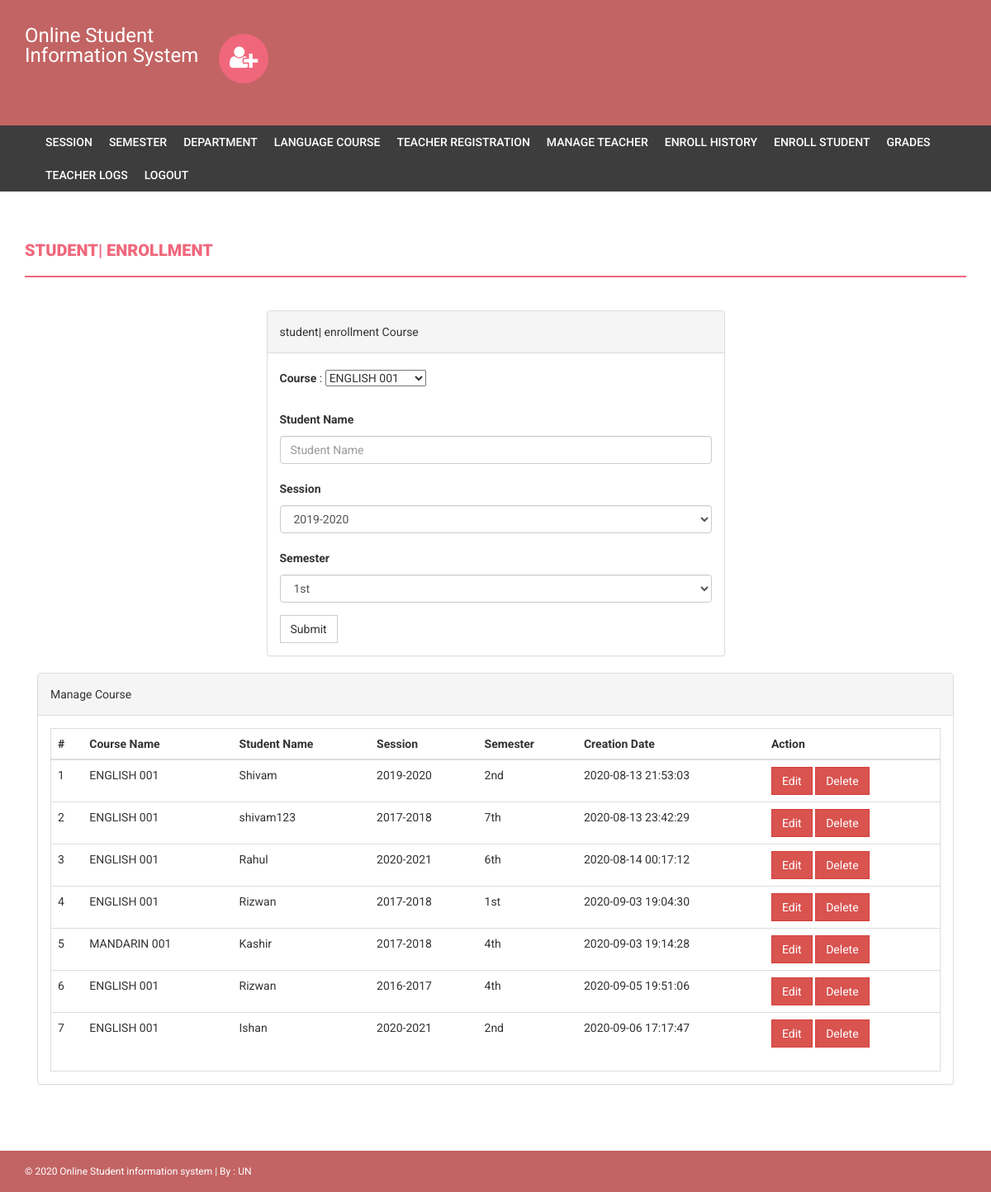
/admin/admincourse.php (signed in), run on the app's committed database.
### tables this page shows
CREATE TABLE `student` (
  `id` int(11) NOT NULL,
  `courseCode` varchar(255) DEFAULT NULL,
  `courseName` varchar(255) DEFAULT NULL,
  `sessionName` varchar(255) DEFAULT NULL,
  `semesterName` varchar(100) NOT NULL,
  `noofSeats` int(11) DEFAULT NULL,
  `creationDate` timestamp NULL DEFAULT current_timestamp(),
  `updationDate` varchar(255) DEFAULT NULL
);

### admin/admincourse.php (the view, shortened to what this page needs)
<?php
if(strlen($_SESSION['alogin'])==0)
    {
header('location:index.php');
}
else{
?>
<!DOCTYPE html>
<html xmlns="http://www.w3.org/1999/xhtml">
<head>
    <link href="assets/css/bootstrap.css" rel="stylesheet" />
    <link href="assets/css/font-awesome.css" rel="stylesheet" />
    <link href="assets/css/style.css" rel="stylesheet" />
</head>
<body>
<?php include('includes/header.php');?>
<?php if($_SESSION['alogin']!="")
{
 include('includes/menubar.php');
}
 ?>
    <div class="content-wrapper">
        <div class="container">
              <div class="row">
                    <div class="col-md-12">
                        <h1 class="page-head-line"> student| enrollment </h1>
                    </div>
                </div>
                <div class="row" >
                  <div class="col-md-3"></div>
                    <div class="col-md-6">
                        <div class="panel panel-default">
                        <div class="panel-heading">
                           student| enrollment Course
                        </div>
                        <div class="panel-body">
                       <form name="dept" method="post">
   <div class="form-group">
    <label for="coursecode">Course  </label>
  <span>:</span>
										<select name="coursecode">
                                        <?php
                                            $result = mysqli_query($con, "SELECT * FROM courses");
                                            while($row = mysqli_fetch_array($result)){
                                                ?>
                                                <option value="<?php echo $row['courseName']." ".$row['courseCode'];?>"><?php echo $row['courseName']." ".$row['courseCode'];?></option>
                                            <?php
                                            }
                                            ?>
										</select>
  </div>
 <div class="form-group">
    <label for="coursename">Student Name  </label>
    <input type="text" class="form-control" id="coursename" name="coursename" placeholder="Student Name" required />
  </div>
<div class="form-group">
    <label for="sessionname">Session  </label>
    <select class="form-control" id="sessionname" name="sessionname">
                                        <?php
                                            $result = mysqli_query($con, "SELECT * FROM session");
                                            while($row = mysqli_fetch_array($result)){
                                                ?>
                                                <option value="<?php echo $row['session'];?>"><?php echo $row['session']." ".$row['courseCode'];?></option>
                                            <?php
                                            }
                                            ?>
										</select>
  </div>
  <div class="form-group">
    <label for="semestername">Semester  </label>
    <select class="form-control" id="semestername" name="semestername">
    <?php
                                            $result = mysqli_query($con, "SELECT * FROM semester");
                                            while($row = mysqli_fetch_array($result)){
                                                ?>
                                                <option value="<?php echo $row['semester'];?>"><?php echo $row['semester'];?></option>
                                            <?php
                                            }
                                            ?>
										</select>
  </div>
 <button type="submit" name="submit" class="btn btn-default">Submit</button>
</form>
                            </div>
                            </div>
                    </div>
                </div>
                <div class="col-md-12">
                    <div class="panel panel-default">
                        <div class="panel-heading">
                            Manage Course
                        </div>
                        <div class="panel-body">
                            <div class="table-responsive table-bordered">
                                <table class="table">
                                    <thead>
                                        <tr>
                                            <th>#</th>
                                            <th>Course Name</th>
                                            <th>Student Name </th>
                                           <th>Session </th>
										   <th>Semester </th>
                                             <th>Creation Date</th>
                                             <th>Action</th>
                                        </tr>
                                    </thead>
                                    <tbody>
<?php
$sql=mysqli_query($con,"select * from student");
$cnt=1;
while($row=mysqli_fetch_array($sql))
{
?>
                                        <tr>
                                            <td><?php echo $cnt;?></td>
                                            <td><?php echo htmlentities($row['courseCode']);?></td>
                                            <td><?php echo htmlentities($row['courseName']);?></td>
                                            <td><?php echo htmlentities($row['sessionName']);?></td>
											<td><?php echo htmlentities($row['semesterName']);?></td>
                                            <td><?php echo htmlentities($row['creationDate']);?></td>
                                            <td>
                                            <a href="edit-course.php?id=<?php echo $row['id']?>">
                                            <button class="btn btn-danger">Edit</button>
</a>
  <a href="course.php?id=<?php echo $row['id']?>&del=delete" onClick="return confirm('Are you sure you want to delete?')">
                                            <button class="btn btn-danger">Delete</button>
</a>
                                            </td>
                                        </tr>
<?php
$cnt++;
} ?>
                                    </tbody>
                                </table>
                            </div>
                        </div>
                    </div>
                </div>
            </div>
        </div>
  <?php include('includes/footer.php');?>
</body>
</html>
<?php } ?>

### admin/assets/css/style.css (style rules this page uses)
body { font-family: 'Roboto', sans-serif; line-height: 30px; }
.content-wrapper { margin-top: 40px; min-height: 600px; padding-bottom: 60px; }
.page-head-line { font-weight: 900; padding-bottom: 20px; border-bottom: 2px solid #F0677C; text-transform: uppercase; color: #F0677C; font-size: 20px; margin-bottom: 40px; }
.btn { border-radius: 0px; -webkit-border-radius: 0px; -moz-border-radius: 0px; }

### data on the page
student: courseCode "ENGLISH 001", courseName "Shivam", sessionName "2019-2020", semesterName "2nd", creationDate "2020-08-13 21:53:03"
student: courseCode "ENGLISH 001", courseName "shivam123", sessionName "2017-2018", semesterName "7th", creationDate "2020-08-13 23:42:29"
student: courseCode "ENGLISH 001", courseName "Rahul", sessionName "2020-2021", semesterName "6th", creationDate "2020-08-14 00:17:12"
student: courseCode "ENGLISH 001", courseName "Rizwan", sessionName "2017-2018", semesterName "1st", creationDate "2020-09-03 19:04:30"
student: courseCode "MANDARIN 001", courseName "Kashir", sessionName "2017-2018", semesterName "4th", creationDate "2020-09-03 19:14:28"
student: courseCode "ENGLISH 001", courseName "Rizwan", sessionName "2016-2017", semesterName "4th", creationDate "2020-09-05 19:51:06"
student: courseCode "ENGLISH 001", courseName "Ishan", sessionName "2020-2021", semesterName "2nd", creationDate "2020-09-06 17:17:47"

### other printed values
form field coursecode "ENGLISH 001"
form field sessionname "2019-2020"
form field semestername "1st"
